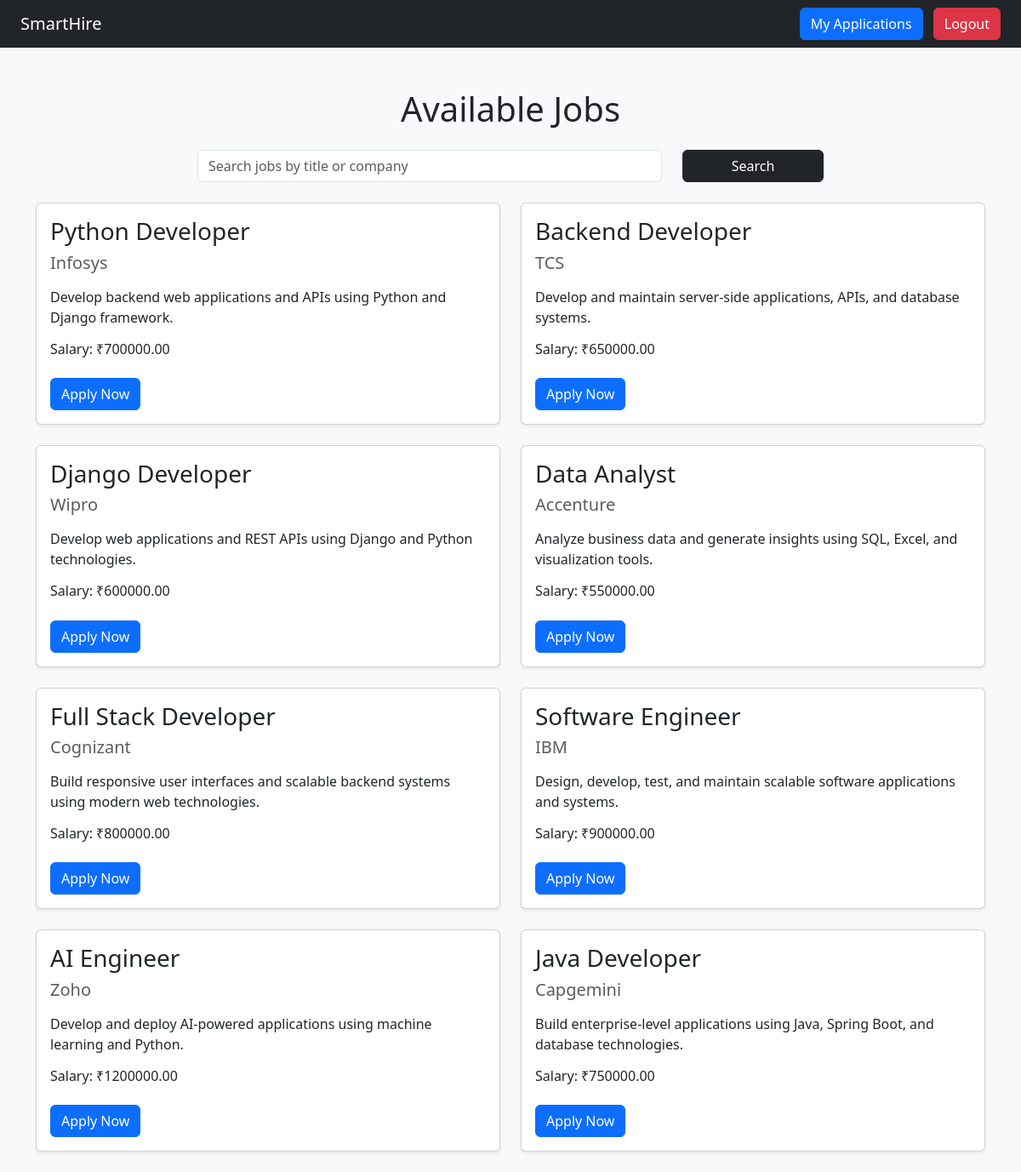
Screenshot of /jobs/ with the database file from the repository.
### jobs/models.py (models this page shows, shortened)
class Job(models.Model):
    title = models.CharField(max_length=200)
    company = models.CharField(max_length=200)
    description = models.TextField()
    salary = models.DecimalField(max_digits=10, decimal_places=2)
    recruiter = models.ForeignKey(User, on_delete=models.CASCADE)

### jobs/views.py (the view)
# urls.py: path('', job_list, name='job_list'),
def job_list(request):
    jobs = Job.objects.all()
    query = request.GET.get('q')
    if query:
        jobs = jobs.filter(
            title__icontains=query
        ) | jobs.filter(
            company__icontains=query
        )
    applied_jobs = []
    if request.user.is_authenticated:
        applied_jobs = Application.objects.filter(
            applicant=request.user
        ).values_list('job_id', flat=True)
    context = {
        'jobs': jobs,
        'applied_jobs': applied_jobs
    }
    return render(request, 'jobs/job_list.html', context)

### jobs/templates/jobs/job_list.html (shortened to what this page needs)
<!DOCTYPE html>
<html lang="en">
<head>
    <link href="https://cdn.jsdelivr.net/npm/bootstrap@5.3.3/dist/css/bootstrap.min.css" rel="stylesheet">
</head>
<body class="bg-light">
    <nav class="navbar navbar-dark bg-dark px-4">
        <a class="navbar-brand" href="#">SmartHire</a>
        <div>
            {% if user.is_superuser %}
             <a href="/jobs/manage-applications/" class="btn btn-warning me-2">
               Manage Applications
             </a>
            {% else %}
             <a href="/jobs/my-applications/" class="btn btn-primary me-2">
               My Applications
             </a>
            {% endif %}
              <a href="/accounts/logout/" class="btn btn-danger">
                Logout
              </a>
        </div>
    </nav>
    <div class="container mt-5">
        <h1 class="mb-4 text-center">
            Available Jobs
        </h1>
        <form method="GET" class="mb-4">
            <div class="row justify-content-center">
                <div class="col-md-6">
                    <input type="text"
                    name="q"
                    class="form-control"
                    placeholder="Search jobs by title or company">
                </div>
                <div class="col-md-2">
                    <button class="btn btn-dark w-100">
                        Search
                    </button>
                </div>
            </div>
        </form>
        <div class="row">
            {% if jobs %}
               {% for job in jobs %}
               <div class="col-md-6">
                 <div class="card shadow-sm mb-4">
                    <div class="card-body">
                        <h3 class="card-title">
                            {{ job.title }}
                        </h3>
                        <h5 class="text-muted">
                            {{ job.company }}
                        </h5>
                        <p class="mt-3">
                            {{ job.description }}
                        </p>
                        <h6>
                            Salary: ₹{{ job.salary }}
                        </h6>
                        {% if not user.is_superuser %}
                           {% if job.id in applied_jobs %}
                              <button class="btn btn-success mt-3" disabled>
                                   Already Applied
                                </button>
                            {% else %}
                              <a href="/jobs/apply/{{ job.id }}/"class="btn btn-primary mt-3">
                                Apply Now
                              </a>
                            {% endif %}
                        {% endif %}
        </div>
    </div>
</div>
{% endfor %}
{% else %}
    <div class="text-center mt-5">
        <h3 class="text-danger">
            No jobs found
        </h3>
    </div>
{% endif %}
        </div>
    </div>
</body>
</html>

### rows the page displays
Job: title "Python Developer", company "Infosys", description "Develop backend web applications and APIs using Python and Django framework.", salary "700000.00"
Job: title "Backend Developer", company "TCS", description "Develop and maintain server-side applications, APIs, and database systems.", salary "650000.00"
Job: title "Django Developer", company "Wipro", description "Develop web applications and REST APIs using Django and Python technologies.", salary "600000.00"
Job: title "Data Analyst", company "Accenture", description "Analyze business data and generate insights using SQL, Excel, and visualization tools.", salary "550000.00"
Job: title "Full Stack Developer", company "Cognizant", description "Build responsive user interfaces and scalable backend systems using modern web technologies.", salary "800000.00"
Job: title "Software Engineer", company "IBM", description "Design, develop, test, and maintain scalable software applications and systems.", salary "900000.00"
Job: title "AI Engineer", company "Zoho", description "Develop and deploy AI-powered applications using machine learning and Python.", salary "1200000.00"
Job: title "Java Developer", company "Capgemini", description "Build enterprise-level applications using Java, Spring Boot, and database technologies.", salary "750000.00"
